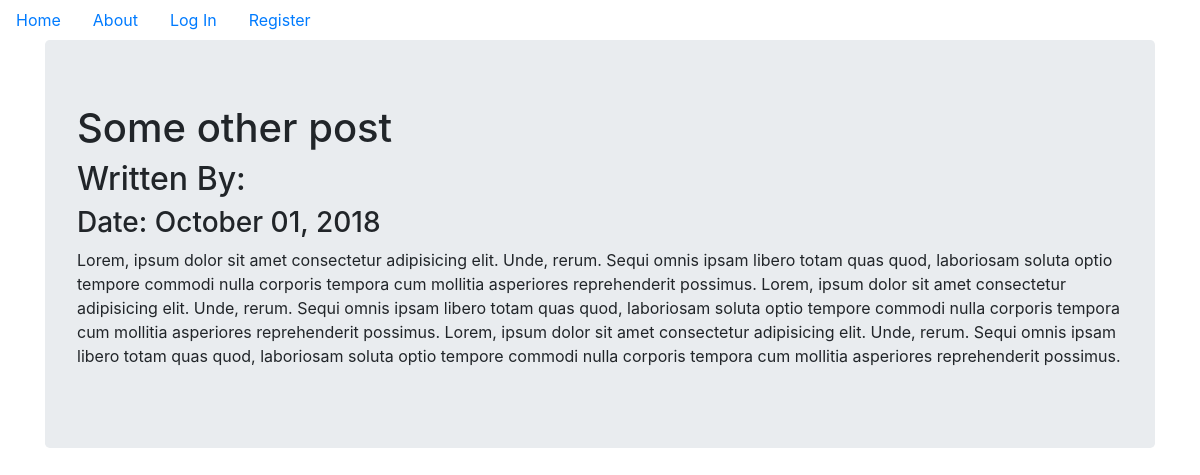
Page /2 on the earlier database version.
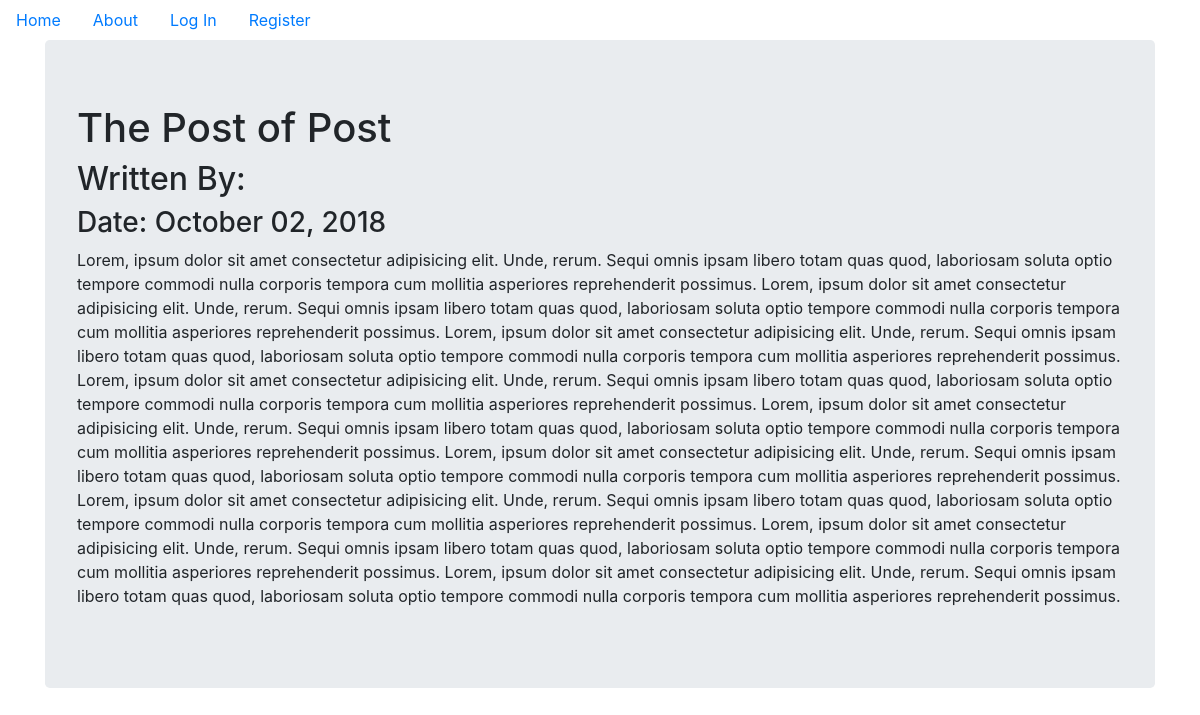
Same page on the later database version.
### pupblog/models.py (models this page shows, shortened)
class BlogPost(db.Model):
  users = db.relationship(User)
  id = db.Column(db.Integer, primary_key=True)
  user_id = db.Column(db.Integer, db.ForeignKey('users.id'), nullable=False)
  date = db.Column(db.DateTime, nullable=False, default=datetime.utcnow)
  title = db.Column(db.String(140), nullable=False)
  text = db.Column(db.Text, nullable=False)

### pupblog/users/views.py (the view)
@users.route('/<username>')
def user_posts(username):
  page = request.args.get('page', 1, type=int)
  user = User.query.filter_by(username=username).first_or_404()
  blog_posts = BlogPost.query.filter_by(author=user).order_by(BlogPost.date.desc()).pagignate(page=page, per_page=5)
  return render_template('user_blog_posts.html', blog_posts=blog_posts, user=user)

### pupblog/blogposts/views.py (called while the page is built)
@blog_posts.route('/<int:blog_post_id>')
def blog_post(blog_post_id):
  blog_post = BlogPost.query.get_or_404(blog_post_id)
  return render_template('blog_post.html', title=blog_post.title,
                                date=blog_post.date, post=blog_post)

### pupblog/templates/blog_post.html (shortened to what this page needs)
{% extends "base.html" %}
{% block content %}
<div class="jumbotron">
  <h1>{{ title }}</h1>
  <h2>Written By:{{ post.author.user}}</h2>
  <h3>Date: {{post.date.strftime('%B %d, %Y')}}</h3>
  <p>{{post.text}}</p>
</div>
{% endblock %}

Differences in the rows shown:
changed BlogPost: title "Some other post" → "The Post of Post"; date "October 01, 2018" → "October 02, 2018"; text "…mollitia asperiores reprehenderit possimus." → "…mollitia asperiores reprehenderit possimus. Lorem, ipsum dolor sit amet consectetur adipisicing elit. Unde, rerum. Sequi omnis ipsam libero totam quas quod, laboriosam soluta optio tempore commodi nulla corporis tempora cum mollitia asperiores reprehenderit possimus. Lorem, ipsum dolor sit amet consectetur adipisicing elit. Unde, rerum. Sequi omnis ipsam libero totam quas quod, laboriosam soluta optio tempore commodi nulla corporis tempora cum mollitia asperiores reprehenderit possimus. Lorem, ipsum dolor sit amet consectetur adipisicing elit. Unde, rerum. Sequi omnis ipsam libero totam quas quod, laboriosam soluta optio tempore commodi nulla corporis tempora cum mollitia asperiores…"
